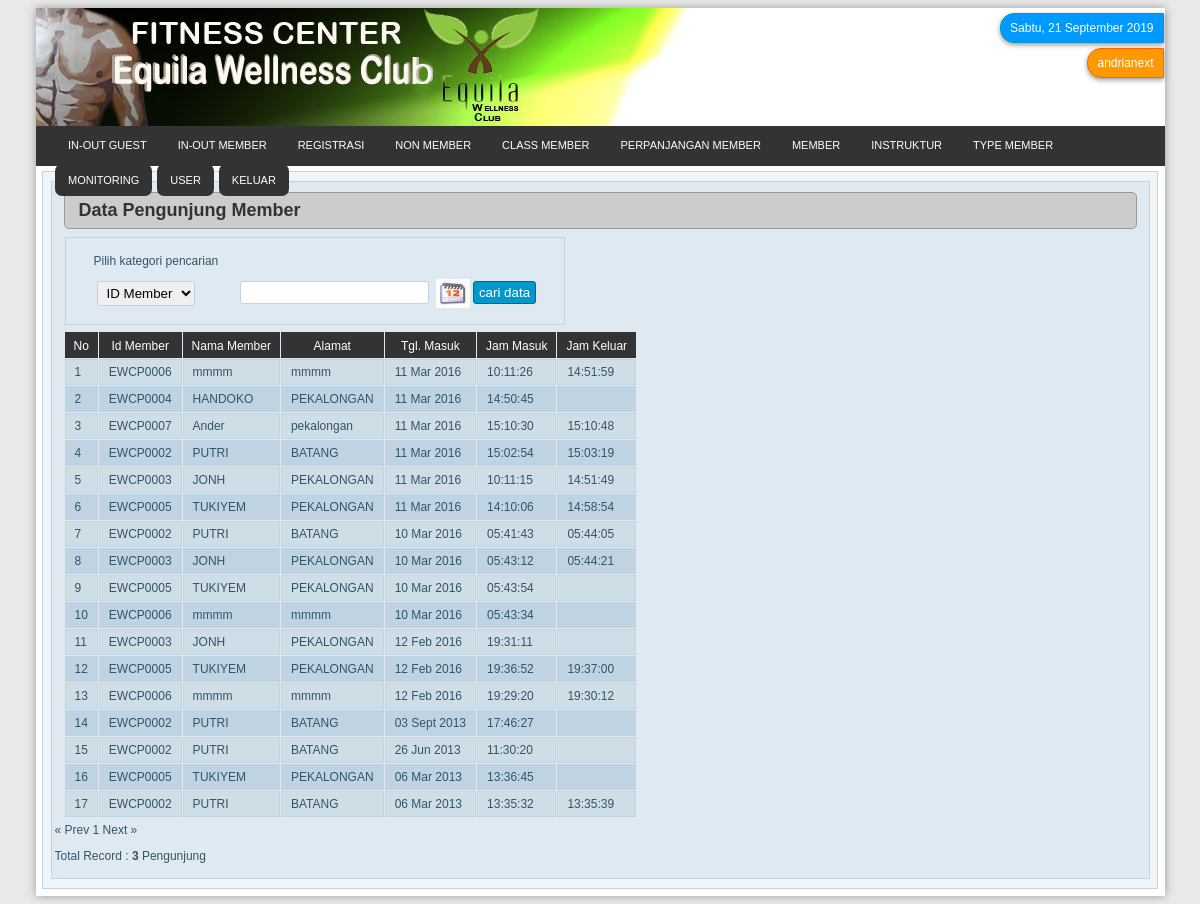
The app's page /admin/pengunjung.php (signed in) with its own data.
### tables this page shows
CREATE TABLE `absensi` (
  `id` int(5) NOT NULL auto_increment,
  `id_member` varchar(30) default NULL,
  `tgl` date default NULL,
  `kd_waktu` varchar(10) default NULL,
  `jam_masuk` time default NULL,
  `jam_pulang` time default NULL,
  `counter` int(6) default '0',
  PRIMARY KEY  (`id`),
  UNIQUE KEY `id` (`id`),
  KEY `id_2` (`id`)
);

CREATE TABLE `member` (
  `id_member` varchar(20) NOT NULL,
  `nama` varchar(20) NOT NULL,
  `alamat` varchar(50) NOT NULL,
  `tempat_lahir` varchar(20) NOT NULL,
  `tanggal_lahir` date NOT NULL,
  `jenis_kelamin` varchar(50) NOT NULL,
  `no_telepon` varchar(20) NOT NULL,
  `status` varchar(50) NOT NULL,
  `tgl_tempo` date NOT NULL,
  `gambar` varchar(50) NOT NULL,
  PRIMARY KEY  (`id_member`)
);

### admin/library/fungsi_standar.php (called while the page is built, shortened)
<?php
function tanggal(){
	$hari=$day=date(l);
	$tanggal=date(d);
	$bulan=$bl=$month=date(m);
	$tahun=date(Y);
	switch($hari)
	{
		case"Saturday":$hari="Sabtu"; break;
	}
	switch($bulan)
	{
		case"9":$bulan="September"; break;
	}
	$tglLengkap="$hari, $tanggal $bulan $tahun";
	return $tglLengkap;
}
?>

### admin/library/fungsi_indotgl.php (called while the page is built, shortened)
<?php
	function tgl_indo($tgl){
			$tanggal = substr($tgl,8,2);
			$bulan = getBulan(substr($tgl,5,2));
			$tahun = substr($tgl,0,4);
			return $tanggal.' '.$bulan.' '.$tahun;
	}
	function getBulan($bln){
				switch ($bln){
					case 2:
						return "Feb";
						break;
					case 3:
						return "Mar";
						break;
					case 6:
						return "Jun";
						break;
					case 9:
						return "Sept";
						break;
				}
			}
?>

### admin/pengunjung.php (the view, shortened to what this page needs)
<?php
require_once "library/fungsi_standar.php";
require_once "library/fungsi_indotgl.php";
?>
<!DOCTYPE html PUBLIC "-//W3C//DTD XHTML 1.0 Transitional//EN" "http://www.w3.org/TR/xhtml1/DTD/xhtml1-transitional.dtd">
<html xmlns="http://www.w3.org/1999/xhtml">
<head>
<link rel="stylesheet" href="style/data.css" type="text/css">
<link rel="stylesheet" href="style/style_index.css" type="text/css"  />
<link rel="stylesheet" href="style/menu.css" type="text/css"  />
</head>
<body>
	<div id="page">
	<div class="header"><img src="style/aladin.png" />
	<div id="box">
	<div id="tgl"><?php echo tanggal();?></div>
	<div id="akun"><?php echo $_SESSION['nama']; ?></div>
   	</div>
  	</div>
  	<div id="menu-bg">
  	<div id="menu">
	<?php
	require_once "menu.php";
	?>
	</div>
  	</div>
	<div class="halaman">
  	<div class="tengah">
	<div class="batas_isi">
    	<div class="isi">
<div id="judulHalaman"><strong>Data Pengunjung Member</strong></div>
<table border="0" cellspacing="1" cellpadding="0">
  <tr>
    <td>
    <form id="form1" name="form1" method="post" action="pengunjung_cari.php">
      <table cellspacing="1" cellpadding="0">
        <tr>
          <td id="noborder">Pilih kategori pencarian</td>
          <td id="noborder">&nbsp;</td>
        </tr>
        <tr>
          <td id="noborder"><label>
          <select name="pilih" id="input">
		  <option value='absensi.id_member' >ID Member</option>
          </select>
          </label></td>
          <td id="noborder">
            <input type="text" name="tcari" id="input" />
			<a href="javascript:void(0)" onClick="if(self.gfPop)gfPop.fPopCalendar(document.form.tcari);return false;" ><img src="style/calender/calender.jpeg" alt="" name="popcal" width="34" height="29" border="0" align="absmiddle" id="popcal" /></a>
            <input type="submit" name="bcari" id="tombol" value="cari data" />
          </td>
        </tr>
     	</table>
 </form>
 </td>
 <?php
	$warna1="#c0d3e2";
	$warna2="#cfdde7";
	$warna=$warna1;
 ?>
      <table cellpadding="0" cellspacing="1">
        <tr>
	 	  <td id="namaField">No</td>
		  <td id="namaField">Id Member</td>
		  <td id="namaField">Nama Member</td>
		  <td id="namaField">Alamat</td>
		  <td id="namaField">Tgl. Masuk</td>
		  <td id="namaField">Jam Masuk</td>
		  <td id="namaField">Jam Keluar</td>
    <?php
	$batas   = 30;
	$halaman = $_GET['halaman'];
	if(empty($halaman)){
	$posisi  = 0;
	$halaman = 1;
	}
	else{
	$posisi = ($halaman-1) * $batas;
	}
	$qp_sup=mysql_query("SELECT * FROM absensi,member WHERE absensi.id_member=member.id_member order by absensi.tgl DESC LIMIT $posisi,$batas");
	$no=$posisi+1;
		while($row1=mysql_fetch_array($qp_sup)){
			if ($warna==$warna1){
				$warna=$warna2;
			}
			else{
				$warna=$warna1;
			}
		?>
          <tr bgcolor=<?php echo $warna; ?>>
	   	  <td><?php echo "$no"; ?></td>
          <td><?php echo "$row1[id_member]"; ?></td>
		  <td><?php echo "$row1[nama]"; ?></td>
		  <td><?php echo "$row1[alamat]"; ?></td>
          <td><?php echo tgl_indo("$row1[tgl]"); ?></td>
          <td><?php echo "$row1[jam_masuk]"; ?></td>
	  	  <td><?php echo "$row1[jam_pulang]"; ?></td>
	  </tr>
	<?php $no++; }
	echo"</table>";
	$tampil2 = mysql_query("SELECT * FROM guest");
		$jmldata = mysql_num_rows($tampil2);
		$jmlhal  = ceil($jmldata/$batas);
		echo "<div class=paging>";
		if($halaman > 1){
			$prev=$halaman-1;
			echo "<span class=prevnext><a href=$_SERVER[PHP_SELF]?halaman=$prev>« Prev</a></span> ";
		}
		else{
			echo "<span class=disabled>« Prev</span> ";
		}
		for($i=1;$i<=$jmlhal;$i++)
		if ($i != $halaman){
			echo " <a href=$_SERVER[PHP_SELF]?halaman=$i>$i</a> ";
		}
		else{
			echo " <span class=current>$i</span> ";
		}
		if($halaman < $jmlhal){
			$next=$halaman+1;
			echo "<span class=prevnext><a href=$_SERVER[PHP_SELF]?halaman=$next>Next »</a></span>";
		}
		else{
			echo "<span class=disabled>Next »</span>";
		}
		echo "</div>";
		echo "<p align=left>Total Record : <b>$jmldata</b> Pengunjung</p>";
		?>
      	</table>
	</div>
    </div>
    </div>
  </div>
 <div class="BatasBawah"></div>
</div>
</body>
</html>

### admin/style/data.css (style rules this page uses)
a { text-decoration:none; color:#09F; }
td { border:none; }

### admin/style/style_index.css (style rules this page uses)
body { color:#333; background-color:#e9e9e9; font-size:12px; font-family:Verdana, Geneva, sans-serif; }
#page { width:1129px; margin-left:auto; margin-right:auto; background-color:#FFF; box-shadow: 0px 0px 9px #999; }
#box { width:200px; float:right; }
#tgl { color:#FFF; padding:7px 9px; background-color:#09F; border:1px solid #09C; border-top-left-radius:14px; border-bottom-left-radius:14px; box-shadow:0px 2px 5px #999; margin-top:5px; margin-right:1px; float:right; }
#akun { color:#FFF; padding:7px 9px; background-color:#F90; border:1px solid #F60; border-top-left-radius:14px; border-bottom-left-radius:14px; box-shadow:0px 2px 5px #999; margin-top:5px; margin-right:1px; float:right; }
#menu-bg { background: #333; height: 40px; }
#menu { width: 1090px; margin: 0 auto; }
.header { width:1129px; background-color:#FFF; }
.halaman { idth:1129px; margin-left:auto; margin-right:auto; margin-top:0px; margin-bottom:0px; }
.halaman .tengah { width:1114px; margin-top:5px; margin-left:auto; margin-right:auto; border:1px solid #c0d3e2; background-color:#f0f5f9; }
.batas_isi { width:1097px; margin-top:9px; margin-bottom:9px; margin-left:auto; margin-right:auto; background-color:#dee9f1; border:1px solid #c0d3e2; }
.isi { padding:3px; }
.BatasBawah { width:1129px; height:7px; margin-left:auto; margin-right:auto; background-color:#FFF; }

### admin/style/menu.css (style rules this page uses)
#judulHalaman { color:#333; font-size:18px; background-color:#CCC; border:1px solid #999; padding:7px 14px; margin:7px 9px; border-radius:5px; }
#input { padding:3px 5px; margin:0px 3px; border:1px solid #c0d3e2; border-radius:3px; }
#tombol { color:#FFF; padding:3px 5px; background-color:#09C; border:1px solid #069; border-radius:3px; }
table { margin:5px 9px; }
td { padding:5px 9px; border:1px solid #c0d3e2; }
#namaField { color:#FFF; background-color:#333; text-align:center; padding-top:7px; border:none; }
body { color:#315567; background-color:#e9e9e9; font-size:12px; font-family:Verdana, Geneva, sans-serif; }
#noborder { border:none; }

### records on screen
absensi: member.id_member "EWCP0006", member.nama "mmmm", member.alamat "mmmm", tgl "11 Mar 2016", jam_masuk "10:11:26", jam_pulang "14:51:59"
absensi: member.id_member "EWCP0004", member.nama "HANDOKO", member.alamat "PEKALONGAN", tgl "11 Mar 2016", jam_masuk "14:50:45"
absensi: member.id_member "EWCP0007", member.nama "Ander", member.alamat "pekalongan", tgl "11 Mar 2016", jam_masuk "15:10:30", jam_pulang "15:10:48"
absensi: member.id_member "EWCP0002", member.nama "PUTRI", member.alamat "BATANG", tgl "11 Mar 2016", jam_masuk "15:02:54", jam_pulang "15:03:19"
absensi: member.id_member "EWCP0003", member.nama "JONH", member.alamat "PEKALONGAN", tgl "11 Mar 2016", jam_masuk "10:11:15", jam_pulang "14:51:49"
absensi: member.id_member "EWCP0005", member.nama "TUKIYEM", member.alamat "PEKALONGAN", tgl "11 Mar 2016", jam_masuk "14:10:06", jam_pulang "14:58:54"
absensi: member.id_member "EWCP0002", member.nama "PUTRI", member.alamat "BATANG", tgl "10 Mar 2016", jam_masuk "05:41:43", jam_pulang "05:44:05"
absensi: member.id_member "EWCP0003", member.nama "JONH", member.alamat "PEKALONGAN", tgl "10 Mar 2016", jam_masuk "05:43:12", jam_pulang "05:44:21"
absensi: member.id_member "EWCP0005", member.nama "TUKIYEM", member.alamat "PEKALONGAN", tgl "10 Mar 2016", jam_masuk "05:43:54"
absensi: member.id_member "EWCP0006", member.nama "mmmm", member.alamat "mmmm", tgl "10 Mar 2016", jam_masuk "05:43:34"
absensi: id_member.id_member "EWCP0003", id_member.nama "JONH", id_member.alamat "PEKALONGAN", tgl "12 Feb 2016", jam_masuk "19:31:11"
absensi: id_member.id_member "EWCP0005", id_member.nama "TUKIYEM", id_member.alamat "PEKALONGAN", tgl "12 Feb 2016", jam_masuk "19:36:52", jam_pulang "19:37:00"
absensi: id_member.id_member "EWCP0006", id_member.nama "mmmm", id_member.alamat "mmmm", tgl "12 Feb 2016", jam_masuk "19:29:20", jam_pulang "19:30:12"
absensi: member.id_member "EWCP0002", member.nama "PUTRI", member.alamat "BATANG", tgl "03 Sept 2013", jam_masuk "17:46:27"
absensi: id_member.id_member "EWCP0002", id_member.nama "PUTRI", id_member.alamat "BATANG", tgl "26 Jun 2013", jam_masuk "11:30:20"
absensi: member.id_member "EWCP0005", member.nama "TUKIYEM", member.alamat "PEKALONGAN", tgl "06 Mar 2013", jam_masuk "13:36:45"
absensi: member.id_member "EWCP0002", member.nama "PUTRI", member.alamat "BATANG", tgl "06 Mar 2013", jam_masuk "13:35:32", jam_pulang "13:35:39"

### other values on screen
tanggal() "Sabtu, 21 September 2019"
$_SESSION['nama'] "andrianext"
$jmldata "3"
